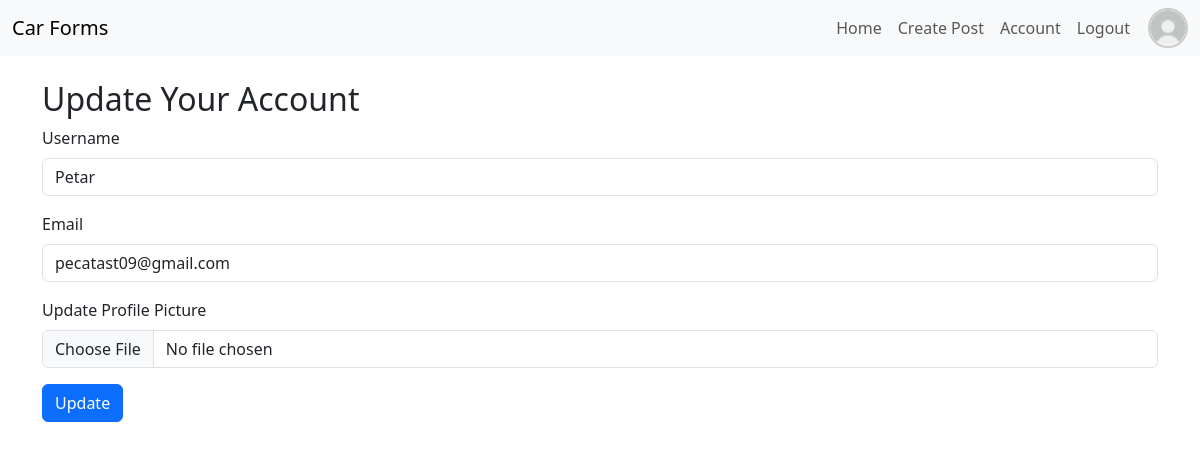
Page /account (signed in) on the committed database.
### Car_forms/models.py (models this page shows, shortened)
class User(db.Model, UserMixin):
    id = db.Column(db.Integer, primary_key=True)
    username = db.Column(db.String(20), unique=True, nullable=False)
    email = db.Column(db.String(120), unique=True, nullable=False)
    image_file = db.Column(db.String(20), nullable=False, default='default.jpg')
    password = db.Column(db.String(60), nullable=False)
    posts = db.relationship('Post', backref='author', lazy=True)

### Car_forms/routes.py (the view)
@app.route("/account", methods=['GET', 'POST'])
@login_required
def account():
    form = UpdateAccountForm()
    if form.validate_on_submit():
        if form.picture.data:
            picture_file = save_picture(form.picture.data)
            current_user.image_file = picture_file
        current_user.username = form.username.data
        current_user.email = form.email.data
        if form.username.data == current_user.username and form.email.data == current_user.email and not form.picture.data:
            flash('No changes made to your account.', 'info')
            return redirect(url_for('account'))
        else:
            db.session.commit()
            flash('Your account has been updated!', 'success')
            return redirect(url_for('account'))
    elif request.method == 'GET':
        form.username.data = current_user.username
        form.email.data = current_user.email
    image_file = url_for('static', filename='profile_pics/' + current_user.image_file)
    return render_template('account.html', title='Account', image_file=image_file, form=form)

### Car_forms/forms.py (shortened to what this page needs)
class UpdateAccountForm(FlaskForm):
    username = StringField('Username',
                           validators=[DataRequired(), Length(min=2, max=20)])
    email = StringField('Email',
                        validators=[DataRequired(), Email()])
    picture = FileField('Update Profile Picture', validators=[FileAllowed(['jpg', 'png'])])
    submit = SubmitField('Update')

### Car_forms/models.py (called while the page is built)
@login_manager.user_loader
def load_user(user_id):
    return User.query.get(int(user_id))

### Car_forms/templates/account.html (shortened to what this page needs)
<!DOCTYPE html>
<html lang="en">
<head>
    <link href="https://cdn.jsdelivr.net/npm/bootstrap@5.3.3/dist/css/bootstrap.min.css" rel="stylesheet">
</head>
<body>
    <nav class="navbar navbar-expand-lg navbar-light bg-light">
        <div class="container-fluid">
            <a class="navbar-brand" href="{{ url_for('home') }}">Car Forms</a>
            <div class="collapse navbar-collapse justify-content-end" id="navbarNav">
                <ul class="navbar-nav align-items-center">
                    {% if current_user.is_authenticated %}
                        <li class="nav-item"><a class="nav-link" href="{{ url_for('home') }}">Home</a></li>
                        <li class="nav-item"><a class="nav-link" href="{{ url_for('create_post') }}">Create Post</a></li>
                        <li class="nav-item"><a class="nav-link" href="{{ url_for('account') }}">Account</a></li>
                        <li class="nav-item"><a class="nav-link" href="{{ url_for('logout') }}">Logout</a></li>
                        <li class="nav-item">
                            <img src="{{ url_for('static', filename='profile_pics/' + current_user.image_file) }}" alt="Profile Picture" class="pfp">
                        </li>
                    {% else %}
                        <li class="nav-item"><a class="nav-link" href="{{ url_for('login') }}">Login</a></li>
                        <li class="nav-item"><a class="nav-link" href="{{ url_for('sign_up') }}">Sign Up</a></li>
                    {% endif %}
                </ul>
            </div>
        </div>
    </nav>
    <div class="container mt-4">
        <h2>Update Your Account</h2>
        <form method="POST" enctype="multipart/form-data">
            <div class="mb-3">
                {{ form.username.label(class="form-label") }}
                {{ form.username(class="form-control") }}
            </div>
            <div class="mb-3">
                {{ form.email.label(class="form-label") }}
                {{ form.email(class="form-control") }}
            </div>
            <div class="mb-3">
                {{ form.picture.label(class="form-label") }}
                {{ form.picture(class="form-control") }}
            </div>
            <div class="mb-3">
                {{ form.submit(class="btn btn-primary") }}
            </div>
        </form>
    </div>
</body>
</html>

### Car_forms/templates/account.html (style rules this page uses)
.pfp { width: 40px; height: 40px; object-fit: cover; border-radius: 50%; border: 2px solid #ccc; margin-left: 10px; }

### rows in the picture
User: image_file (placeholder picture), username "Petar", email "pecatast09@gmail.com"
